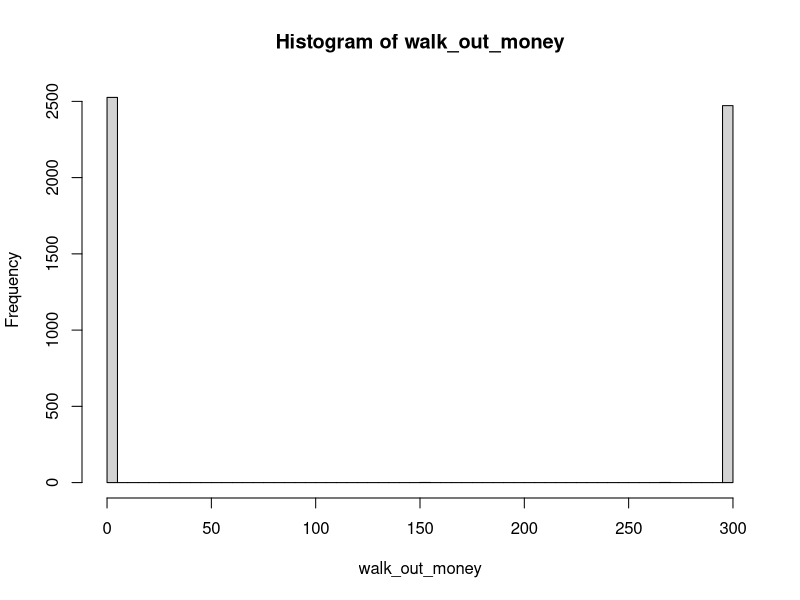
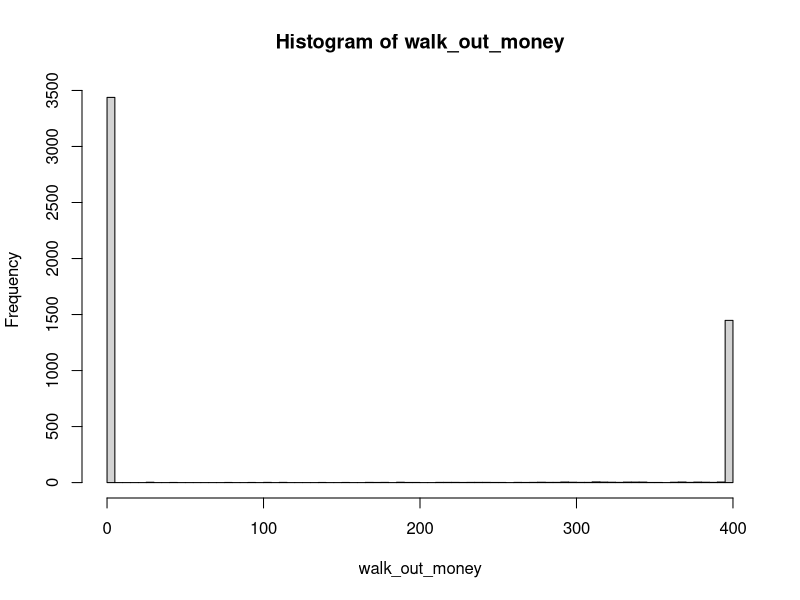
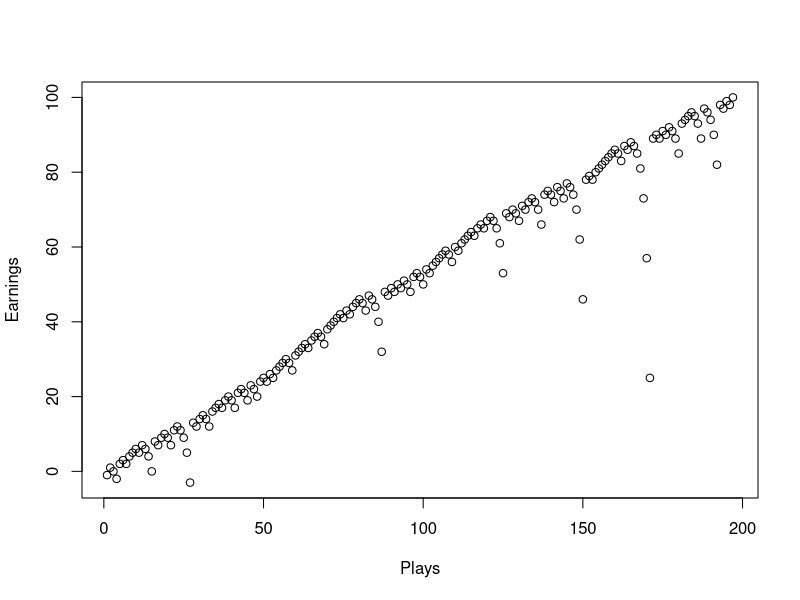
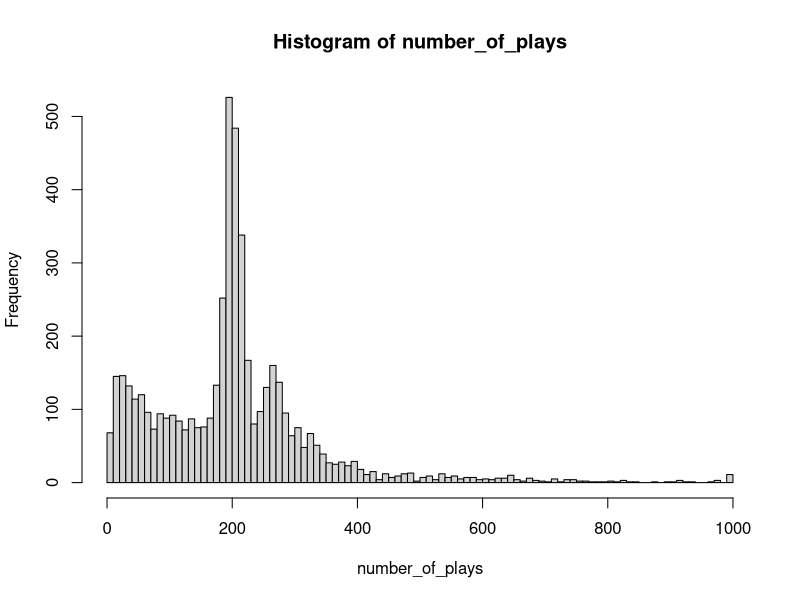

These figures' R source, in order:
## ---- chunk 1
#' A single play of the Martingale strategy
#'
#' Takes a state list, spins the roulette wheel, returns the state list with updated values (for example, budget, plays, etc)
#' @param state A list with the following entries: 
#'   B              number, the budget
#'   W              number, the budget threshold for successfully stopping
#'   L              number, the maximum number of plays 
#'   M              number, the casino wager limit
#'   plays          integer, the number of plays executed
#'   previous_wager number, the wager in the previous play (0 at first play)
#'   previous_win   TRUE/FALSE, indicator if the previous play was a win (TRUE at first play)
#' @return The updated state list
#' 
#' 
library(dplyr)

one_play <- function(state){
  
  # Wager
  proposed_wager <- ifelse(state$previous_win, 1, 2*state$previous_wager)
  wager <- min(proposed_wager, state$M, state$B)
  
  # Spin of the wheel
  red <- rbinom(1,1,18/38)
  
  # Update state
  state$plays <- state$plays + 1
  state$previous_wager <- wager
  if(red){
    # WIN
    state$B <- state$B + wager
    state$previous_win <- TRUE
  }else{
    # LOSE
    state$B <- state$B - wager
    state$previous_win <- FALSE
  }
  state
}


#' Stopping rule
#'
#' Takes the state list and determines if the gambler has to stop
#' @param state A list.  See one_play
#' @return TRUE/FALSE
stop_play <- function(state){
  if(state$B <= 0) return(TRUE)
  if(state$plays >= state$L) return(TRUE)
  if(state$B >= state$W) return(TRUE)
  FALSE
}


#' Play roulette to either bankruptcy, success, or play limits
#'
#' @param B number, the starting budget
#' @param W number, the budget threshold for successfully stoping
#' @param L number, the maximum number of plays 
#' @param M number, the casino wager limit
#' @return A vector of budget values calculated after each play.
one_series <- function(
  B = 200
  , W = 300
  , L = 1000
  , M = 100
){
  
  # initial state
  state <- list(
    B = B
    , W = W
    , L = L
    , M = M
    , plays = 0
    , previous_wager = 0
    , previous_win = TRUE
  )
  
  # vector to store budget over series of plays
  budget <- rep(NA, L)
  counter = 0
  # For loop of plays
  for(i in 1:L){
    new_state <- state %>% one_play
    budget[i] <- new_state$B
    if(new_state %>% stop_play){
      return(budget[1:i]) 
      #If you want yo get the walkout money
    }
    state <- new_state
  }
    
}
# helper function
get_last <- function(x) x[length(x)] 
## ---- chunk 2
walk_out_money <- rep(NA,5000)
for(j in seq_along(walk_out_money)){
  walk_out_money[j] <- one_series(B = 200, W = 300, L = 1000, M = 100) %>% get_last}
hist(walk_out_money, breaks = 100)
## ---- chunk 3
walk_out_money <- rep(NA,5000)
for(j in seq_along(walk_out_money)){
  walk_out_money[j] <- one_series(B = 200, W = 400, L = 1000, M = 100) %>% get_last}
hist(walk_out_money, breaks = 100)
## ---- chunk 4
Earnings <- one_series(B = 200, W = 300, L = 1000, M = 100) - 200

plot(Earnings,xlab = 'Plays')
## ---- chunk 5
number_of_plays <- rep(NA,5000)
for(j in seq_along(number_of_plays)){
  number_of_plays[j] <- one_series(B = 200, W = 300, L = 1000, M = 100) %>% get_last}
print(mean(number_of_plays) - 200)
## ---- chunk 6
number_of_plays <- rep(NA,5000)
for(j in seq_along(number_of_plays)){
  number_of_plays[j] <- one_series(B = 200, W = 300, L = 1000, M = 100) %>% length()}
hist(number_of_plays, breaks = 100)
print(c('The average number of plays here is:',mean(number_of_plays)))
